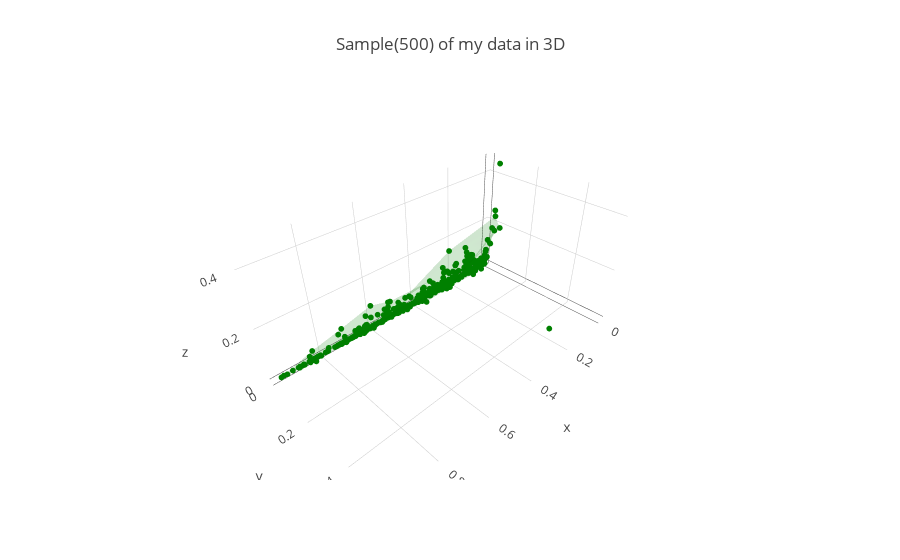

This figure's notebook cell:
### Code cell
df_n = normalizace_dat(df)
Graf3D(df_n)

### Figure 1 — Plotly figure (JSON) as saved in the notebook; plotly's stock layout.template omitted (floating-point values rounded to 4 significant figures; data arrays with more than 128 entries replaced by an {"elided": "..."} marker saying what was removed)
{"data": [{"marker": {"color": "green", "size": 2}, "mode": "markers", "name": "Cluster", "type": "scatter3d", "uid": "16ceb481-ed03-4325-b975-b0ab8eb1e87f", "x": {"elided": "500 float values"}, "y": {"elided": "500 float values"}, "z": {"elided": "500 float values"}}, {"alphahull": 5, "color": "green", "name": "Cluster", "opacity": 0.1, "showscale": true, "type": "mesh3d", "uid": "01337c67-5090-4872-9867-d5991157bb64", "x": {"elided": "500 float values"}, "y": {"elided": "500 float values"}, "z": {"elided": "500 float values"}}], "layout": {"scene": {"xaxis": {"zeroline": true}, "yaxis": {"zeroline": true}, "zaxis": {"zeroline": true}}, "title": "Sample(500) of my data in 3D"}}
